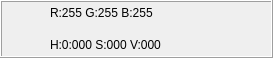
<?xml version="1.0" encoding="UTF-8"?>
<ui version="4.0">
 <class>WidgetColorHelper</class>
 <widget class="QWidget" name="WidgetColorHelper">
  <property name="geometry">
   <rect>
    <x>0</x>
    <y>0</y>
    <width>273</width>
    <height>58</height>
   </rect>
  </property>
  <property name="windowTitle">
   <string>Form</string>
  </property>
  <layout class="QVBoxLayout" name="verticalLayout_2">
   <property name="spacing">
    <number>0</number>
   </property>
   <property name="leftMargin">
    <number>0</number>
   </property>
   <property name="topMargin">
    <number>0</number>
   </property>
   <property name="rightMargin">
    <number>0</number>
   </property>
   <property name="bottomMargin">
    <number>0</number>
   </property>
   <item>
    <widget class="QFrame" name="frame">
     <property name="frameShape">
      <enum>QFrame::Box</enum>
     </property>
     <property name="frameShadow">
      <enum>QFrame::Raised</enum>
     </property>
     <layout class="QHBoxLayout" name="horizontalLayout">
      <property name="spacing">
       <number>10</number>
      </property>
      <property name="leftMargin">
       <number>0</number>
      </property>
      <property name="topMargin">
       <number>0</number>
      </property>
      <property name="rightMargin">
       <number>0</number>
      </property>
      <property name="bottomMargin">
       <number>0</number>
      </property>
      <item>
       <spacer name="horizontalSpacer">
        <property name="orientation">
         <enum>Qt::Horizontal</enum>
        </property>
        <property name="sizeType">
         <enum>QSizePolicy::Fixed</enum>
        </property>
        <property name="sizeHint" stdset="0">
         <size>
          <width>48</width>
          <height>20</height>
         </size>
        </property>
       </spacer>
      </item>
      <item>
       <layout class="QVBoxLayout" name="verticalLayout">
        <item>
         <widget class="QLabel" name="label_RGB">
          <property name="text">
           <string>R:255 G:255 B:255</string>
          </property>
         </widget>
        </item>
        <item>
         <widget class="QLabel" name="label_HSV">
          <property name="text">
           <string>H:0:000 S:000 V:000</string>
          </property>
         </widget>
        </item>
       </layout>
      </item>
     </layout>
    </widget>
   </item>
  </layout>
 </widget>
 <resources/>
 <connections/>
</ui>
